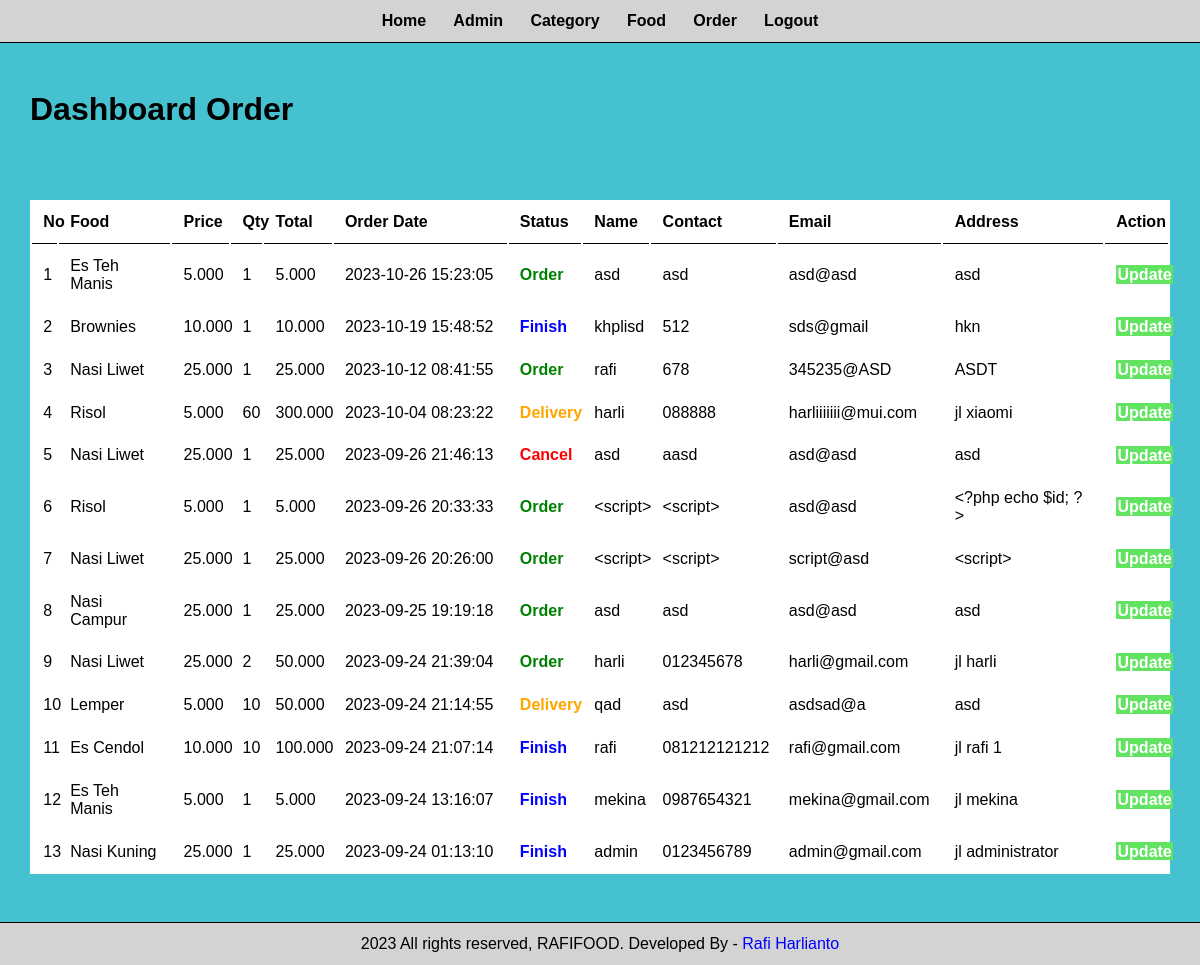
The page /admin/manage_order.php (signed in) on the database its author committed.
### tables this page shows
CREATE TABLE `tbl_order` (
  `id` int(10) UNSIGNED NOT NULL,
  `food` varchar(150) NOT NULL,
  `price` decimal(10,3) NOT NULL,
  `qty` int(11) NOT NULL,
  `total` decimal(10,3) NOT NULL,
  `order_date` datetime NOT NULL,
  `status` varchar(50) NOT NULL,
  `customer_name` varchar(150) NOT NULL,
  `customer_contact` varchar(20) NOT NULL,
  `customer_email` varchar(150) NOT NULL,
  `customer_address` varchar(255) NOT NULL
);

### admin/manage_order.php (the view, shortened to what this page needs)
<?php include('partials/header.php') ?>
<div class="main-content menu">
        <div class="wrapper">
            <h1>Dashboard Order</h1>
            <table class="tbl_full">
                <tr>
                    <th>No</th>
                    <th>Food</th>
                    <th>Price</th>
                    <th>Qty</th>
                    <th>Total</th>
                    <th>Order Date</th>
                    <th>Status</th>
                    <th>Name</th>
                    <th>Contact</th>
                    <th>Email</th>
                    <th>Address</th>
                    <th>Action</th>
                </tr>
                <?php
                    $sql = "SELECT * FROM tbl_order ORDER BY id DESC";
                    $res = mysqli_query($conn,$sql);
                    $count = mysqli_num_rows($res);
                    $no = 1;
                    if($count>0)
                    {
                        while($row=mysqli_fetch_assoc($res))
                        {
                            $id=$row['id'];
                            $food=$row['food'];
                            $price=$row['price'];
                            $qty=$row['qty'];
                            $total=$row['total'];
                            $order_date=$row['order_date'];
                            $status=$row['status'];
                            $customer_name=$row['customer_name'];
                            $customer_contact=$row['customer_contact'];
                            $customer_email=$row['customer_email'];
                            $customer_address=$row['customer_address'];
                            ?>
                            <tr>
                                <td><?php echo $no++ ;?></td>
                                <td><?php echo $food ;?></td>
                                <td><?php echo $price ;?></td>
                                <td><?php echo $qty ;?></td>
                                <td><?php echo $total ;?></td>
                                <td><?php echo $order_date ;?></td>
                                <td>
                                    <?php
                                        if($status=="Order")
                                        {echo "<lable style='color:green'><b>$status</b></lable>";}
                                        elseif($status=="Delivery")
                                        {echo "<lable style='color:orange'><b>$status</b></lable>";}
                                        elseif($status=="Finish")
                                        {echo "<lable style='color:blue'><b>$status</b></lable>";}
                                        elseif($status=="Cancel")
                                        {echo "<lable style='color:red'><b>$status</b></lable>";}
                                    ?>
                                </td>
                                <td><?php echo $customer_name ;?></td>
                                <td><?php echo $customer_contact ;?></td>
                                <td><?php echo $customer_email ;?></td>
                                <td><?php echo $customer_address ;?></td>
                                <td>
                                <a href="<?php echo SITEURL;?>admin/update_order.php?id=<?php echo $id; ?> " class="btn-secondary">Update</a>
                                </td>
                            </tr>
                            <?php
                        }
                    }
                    else
                    {
                        echo "<tr><td colspan='12' class='failed'>Order not Available</td></tr>";
                    }
                ?>
            </table>
        </div>
    </div>
<?php include('partials/footer.php') ?>

### admin/partials/header.php (shortened to what this page needs)
<!DOCTYPE html>
<html lang="en">
<head>
    <link rel="stylesheet" href="../css/admin.css">
</head>
<body>
    <div class="menu text-center">
        <div class="wrapper">
            <ul>
                <li><a href="index.php">Home</a></li>
                <li><a href="manage_admin.php">Admin</a></li>
                <li><a href="manage_category.php">Category</a></li>
                <li><a href="manage_food.php">Food</a></li>
                <li><a href="manage_order.php">Order</a></li>
                <li><a href="logout.php">Logout</a></li>
            </ul>
        </div>
    </div>

### admin/partials/footer.php
    <div class="footer">
        <div class="wrapper">
            <p class="text-center">2023 All rights reserved, RAFIFOOD. Developed By - <a href="<?php echo SITEURL; ?>contact" target="_blank" class="rafi"> Rafi Harlianto</a></p>
        </div>
    </div>
    </body>
</html>

### css/admin.css (style rules this page uses)
* { margin: 0; padding: 0; font-family: Arial, Helvetica, sans-serif; }
.wrapper { padding: 1%; width: 95%; margin: 0 auto; }
.rafi { text-decoration: unset; color: blue; }
.text-center { text-align: center; }
.tbl_full { width: 100%; }
table { background-color: white; }
table tr th { border-bottom: 1px solid black; padding: 1%; text-align: left; }
table tr td { padding: 1%; }
.btn-secondary { background-color: rgb(98, 227, 98); color: white; text-decoration: none; padding: 2% 3.5%; font-weight: bold; border-color: rgb(98, 227, 98); }
.menu { border-bottom: 1px solid; background-color: lightgray; }
.menu ul { list-style-type: none; }
.menu ul li { display: inline; padding: 1%; }
.menu ul li a { text-decoration: none; font-weight: bold; color: black; }
.main-content { background-color: #46c1d0; padding: 3% 0; }
.footer { background-color: lightgray; color: black; }

### rows shown on the page
tbl_order: food "Es Teh Manis", price "5.000", qty "1", total "5.000", order_date "2023-10-26 15:23:05", status "Order", customer_name "asd", customer_contact "asd", customer_email "asd@asd", customer_address "asd"
tbl_order: food "Brownies", price "10.000", qty "1", total "10.000", order_date "2023-10-19 15:48:52", status "Finish", customer_name "khplisd", customer_contact "512", customer_email "sds@gmail", customer_address "hkn"
tbl_order: food "Nasi Liwet", price "25.000", qty "1", total "25.000", order_date "2023-10-12 08:41:55", status "Order", customer_name "rafi", customer_contact "678", customer_email "345235@ASD", customer_address "ASDT"
tbl_order: food "Risol", price "5.000", qty "60", total "300.000", order_date "2023-10-04 08:23:22", status "Delivery", customer_name "harli", customer_contact "088888", customer_email "harliiiiiii@mui.com", customer_address "jl xiaomi"
tbl_order: food "Nasi Liwet", price "25.000", qty "1", total "25.000", order_date "2023-09-26 21:46:13", status "Cancel", customer_name "asd", customer_contact "aasd", customer_email "asd@asd", customer_address "asd"
tbl_order: food "Risol", price "5.000", qty "1", total "5.000", order_date "2023-09-26 20:33:33", status "Order", customer_name "<script>", customer_contact "<script>", customer_email "asd@asd", customer_address "<?php echo $id; ?>"
tbl_order: food "Nasi Liwet", price "25.000", qty "1", total "25.000", order_date "2023-09-26 20:26:00", status "Order", customer_name "<script>", customer_contact "<script>", customer_email "script@asd", customer_address "<script>"
tbl_order: food "Nasi Campur", price "25.000", qty "1", total "25.000", order_date "2023-09-25 19:19:18", status "Order", customer_name "asd", customer_contact "asd", customer_email "asd@asd", customer_address "asd"
tbl_order: food "Nasi Liwet", price "25.000", qty "2", total "50.000", order_date "2023-09-24 21:39:04", status "Order", customer_name "harli", customer_contact "012345678", customer_email "harli@gmail.com", customer_address "jl harli"
tbl_order: food "Lemper", price "5.000", qty "10", total "50.000", order_date "2023-09-24 21:14:55", status "Delivery", customer_name "qad", customer_contact "asd", customer_email "asdsad@a", customer_address "asd"
tbl_order: food "Es Cendol", price "10.000", qty "10", total "100.000", order_date "2023-09-24 21:07:14", status "Finish", customer_name "rafi", customer_contact "081212121212", customer_email "rafi@gmail.com", customer_address "jl rafi 1"
tbl_order: food "Es Teh Manis", price "5.000", qty "1", total "5.000", order_date "2023-09-24 13:16:07", status "Finish", customer_name "mekina", customer_contact "0987654321", customer_email "mekina@gmail.com", customer_address "jl mekina"
tbl_order: food "Nasi Kuning", price "25.000", qty "1", total "25.000", order_date "2023-09-24 01:13:10", status "Finish", customer_name "admin", customer_contact "0123456789", customer_email "admin@gmail.com", customer_address "jl administrator"
